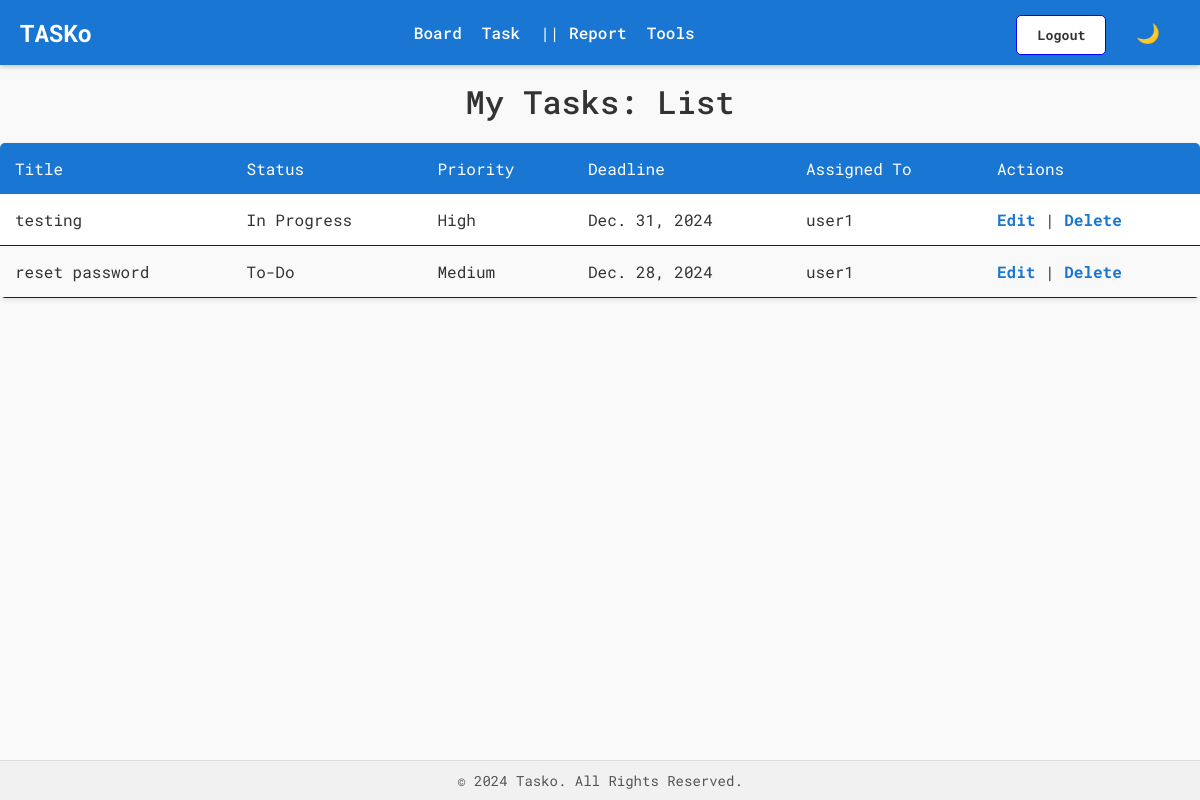
/tasks/table/ (signed in), run on an earlier commit of the app's database.
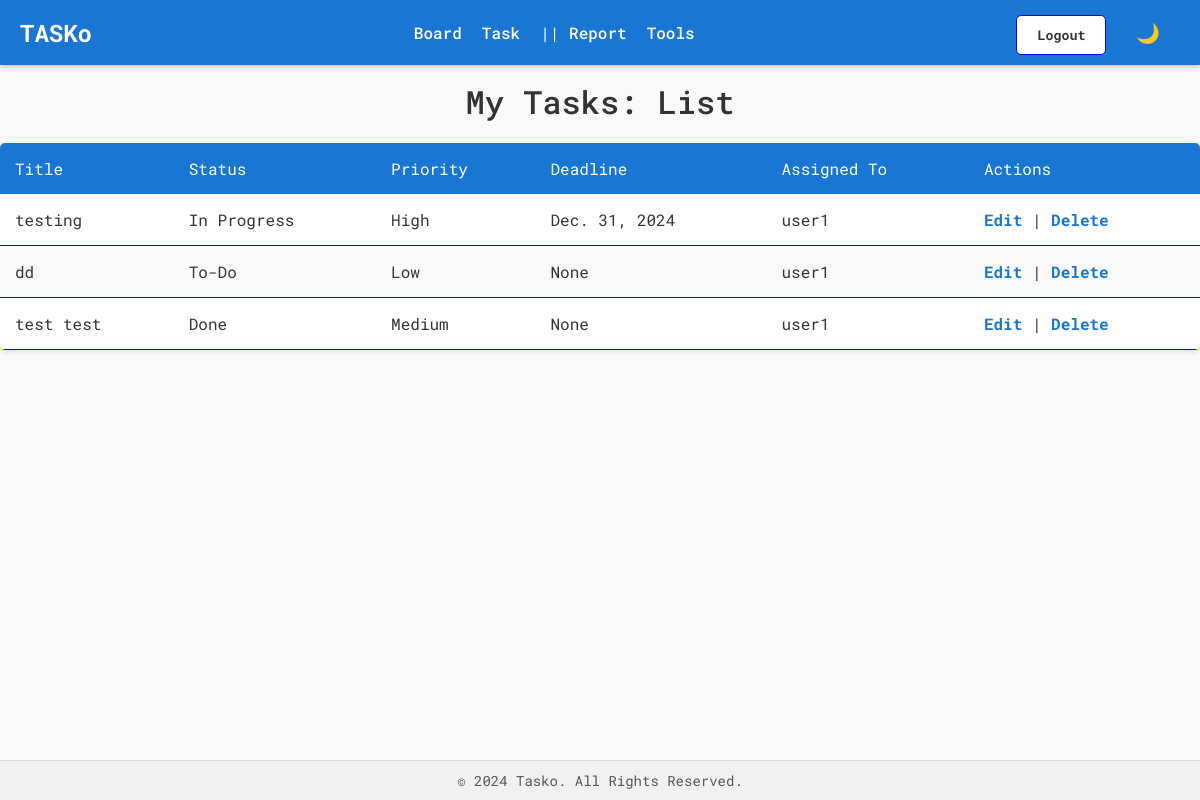
And on a later commit of the database.
### task/models.py (models this page shows)
class Task(models.Model):
  STATUS_CHOICES = [
    ("To-Do", "To-Do"),
    ("In Progress", "In Progress"),
    ("Done", "Done"),
  ]
  PRIORITY_CHOICES = [
    ("Low", "Low"),
    ("Medium", "Medium"),
    ("High", "High"),
  ]
  task_title = models.CharField(max_length=255, verbose_name="Title")
  task_description = models.TextField(blank=True, null=True, verbose_name="Description")
  task_status = models.CharField(max_length=20, choices=STATUS_CHOICES, default="To-Do")
  task_priority = models.CharField(max_length=20, choices=PRIORITY_CHOICES, default="Medium", verbose_name="Priority")
  task_assigned_to = models.ForeignKey(User, on_delete=models.SET_NULL, blank=True, null=True, related_name="assigned_tasks", verbose_name="Assigned To")
  task_created_at = models.DateTimeField(auto_now_add=True)
  task_updated_at = models.DateTimeField(auto_now=True, verbose_name="Last Updated")
  task_deadline = models.DateField(blank=True, null=True, verbose_name="Deadline")
  task_closed_at = models.DateTimeField(null=True, blank=True) # Track close date
  task_column = models.ForeignKey('board.Column', on_delete=models.CASCADE, null=True, blank=True, related_name="tasks")

### task/views.py (the view)
# urls.py: path('table/', views.task_table, name='task_table'),
@login_required
def task_table(request):
    tasks = Task.objects.filter(task_assigned_to=request.user)
    return render(request, 'task/task_table.html', {'tasks': tasks})

### task/templates/task/task_table.html (shortened to what this page needs)
{% extends "base.html" %}
{% block content %}
    <h1>My Tasks: List</h1>
    <table>
        <thead>
            <tr>
                <th>Title</th>
                <th>Status</th>
                <th>Priority</th>
                <th>Deadline</th>
                <th>Assigned To</th>
                <th>Actions</th>
            </tr>
        </thead>
        <tbody>
            {% for task in tasks %}
            <tr>
                <td>{{ task.task_title }}</td>
                <td>{{ task.task_status }}</td>
                <td>{{ task.task_priority }}</td>
                <td>{{ task.task_deadline }}</td>
                <td>
                  {% if task.task_assigned_to %}
                      {{ task.task_assigned_to.username }}
                  {% else %}
                      Unassigned
                  {% endif %}
                </td>
                <td>
                  <a href="{% url 'task_edit' task.id %}">Edit</a> |
                  <a href="{% url 'task_delete' task.id %}">Delete</a>
                </td>
            </tr>
            {% endfor %}
        </tbody>
    </table>
    {% load static %}
    {% endblock %}

### templates/base.html (shortened to what this page needs)
<!DOCTYPE html>
<html lang="en">
<head>
    {% load static %}
    <link rel="stylesheet" href="{% static 'css/styles.css' %}">
</head>
<body>
  <nav class="navbar">
    <div class="nav-container">
        <a href="/" class="nav-logo">TASKo</a>
        <ul class="nav-links">
            <li class="nav-dropdown">
                <a href="{% url 'board_list' %}">Board</a>
            </li>
            <li class="nav-dropdown">
                <a href="#">Task</a>
            </li>
            <li> || <a href="#">Report </a></li>
            <li><a href="#">Tools </a></li>
        </ul>
        <div class="nav-auth">
          {% if user.is_authenticated %}
              <form method="POST" action="{% url 'logout' %}" style="display: inline;">
                  <button type="submit" class="logout-btn">Logout</button>
              </form>
          {% else %}
              <a href="{% url 'login' %}" class="">Login</a>
              <a href="{% url 'register' %}" class="register-btn">Register</a>
          {% endif %}
          <button id="darkModeToggle" class="dark-mode-toggle">🌙</button>
      </div>
    </div>
  </nav>
    {% block content %}
    {% endblock %}
    <footer class="footer">
      <p>&copy; 2024 Tasko. All Rights Reserved.</p>
    </footer>
  {% load static %}
</body>
</html>

### static/css/styles.css (style rules this page uses)
body { font-family: 'Roboto Mono', monospace; background-color: var(--bg-color); color: var(--text-color); margin: 0; padding: 0; padding-top: 60px; }
h1, h2, h3, h4, h5, h6 { font-family: 'Roboto Mono', monospace; font-weight: 500; text-align: center; margin: 20px 0; }
:root { --bg-color: #f9f9f9; --text-color: #333; --card-bg: #fff; --border-color: blue; --nav-bg: #1976d2; --nav-text: white; --dropdown-bg: white; --dropdown-text: black; --modal-bg: #f7f6f6; --modal-text-color: #323030; --modal-border-color: #2424f0; --modal-bg-dark: #1e1e1e; --modal-text-color-dark: #e0e0e0; --modal-border-color-dark: #444444; }
button { font-family: 'Roboto Mono', monospace; background-color: var(--card-bg); color: var(--text-color); border: 1px solid var(--border-color); border-radius: 5px; padding: 10px 20px; cursor: pointer; font-weight: bold; transition: background-color 0.3s ease, transform 0.2s ease; }
.navbar { background-color: var(--nav-bg); color: var(--nav-text); padding: 10px 0; position: fixed; top: 0; left: 0; width: 100%; z-index: 1000; box-shadow: 0 2px 5px rgba(0, 0, 0, 0.2); }
.nav-container { display: flex; justify-content: space-between; align-items: center; max-width: 1200px; margin: 0 auto; padding: 0 20px; }
.nav-logo { font-size: 1.5em; font-weight: bold; text-decoration: none; color: var(--nav-text); }
.nav-links { list-style: none; display: flex; gap: 20px; margin: 0; padding: 0; }
.nav-links li { position: relative; }
.nav-links a { text-decoration: none; color: var(--nav-text); font-weight: 500; transition: color 0.3s ease-in-out; }
.dark-mode-toggle { background: none; border: none; color: white; cursor: pointer; font-size: 1.2rem; transition: transform 0.2s ease; }
.footer { text-align: center; padding: 10px 0; background-color: #f1f1f1; color: #555; position: fixed; bottom: 0; left: 0; width: 100%; font-size: 14px; border-top: 1px solid #ddd; }
.footer p { margin: 0; }
table { width: 100%; margin: 20px auto; border-collapse: collapse; background-color: var(--card-bg); box-shadow: 0 2px 5px rgba(0, 0, 0, 0.1); border-radius: 5px; overflow: hidden; }
thead { background-color: var(--nav-bg); color: var(--nav-text); }
thead th { padding: 15px; text-align: left; font-weight: bold; font-weight: 400; }
tbody tr { border-bottom: 1px solid var(--border-color); }
tbody tr:nth-child(even) { background-color: var(--bg-color); }
tbody td { padding: 15px; }
a { color: var(--nav-bg); text-decoration: none; font-weight: bold; transition: color 0.3s ease; }

What changed in the data, as far as the page shows it:
removed Task: task_title "reset password", task_status "To-Do", task_priority "Medium", task_deadline "Dec. 28, 2024", task_assigned_to.username "user1"
added Task: task_title "dd", task_status "To-Do", task_priority "Low", task_deadline "None", task_assigned_to.username "user1"
added Task: task_title "test test", task_status "Done", task_priority "Medium", task_deadline "None", task_assigned_to.username "user1"
